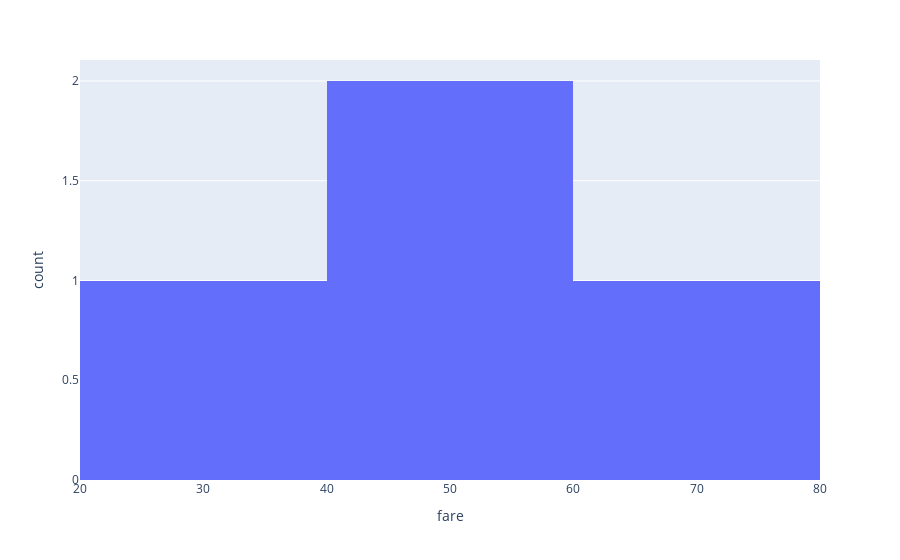

Notebook code cell kept with this figure:
### Code cell
px.histogram(cabin_30, x='fare')

### Figure 1 — Plotly figure (JSON) as saved in the notebook; plotly's stock layout.template omitted (floating-point values rounded to 4 significant figures)
{"data": [{"alignmentgroup": "True", "bingroup": "x", "hovertemplate": "fare=%{x}<br>count=%{y}<extra></extra>", "legendgroup": "", "marker": {"color": "#636efa", "pattern": {"shape": ""}}, "name": "", "offsetgroup": "", "orientation": "v", "showlegend": false, "type": "histogram", "x": [53.1, 53.1, 30.5, 61.98], "xaxis": "x", "yaxis": "y"}], "layout": {"barmode": "relative", "legend": {"tracegroupgap": 0}, "margin": {"t": 60}, "xaxis": {"anchor": "y", "domain": [0, 1], "title": {"text": "fare"}}, "yaxis": {"anchor": "x", "domain": [0, 1], "title": {"text": "count"}}}}
